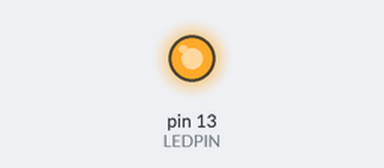
Simulated run of this sketch. Board: Arduino Uno, built with avr-gcc and run on an emulated ATmega328P. Parts: output pins drawn as LEDs (lit = HIGH).

Above: at 0.16 s.
At 25.2 s:
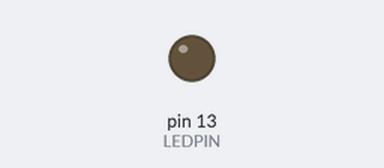
Timing chart, 0 to 40.0 s (numbered marks = the images above):
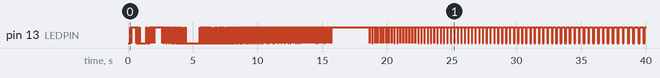

The sketch:

_1ms_ISR_plus_timerModule.ino
```cpp
// (licence header left out)
//HOW TO OPERATE
//  Make TimerClass objects for each thing that needs periodic service
//  pass the interval of the period in ticks
//  Set MAXINTERVAL to the max foreseen interval of any TimerClass
//  Set MAXTIMER to overflow number in the header.  MAXTIMER + MAXINTERVAL
//    cannot exceed variable size.

#define LEDPIN 13
#include "timerModule.h"
#include "stdint.h"

//Globals
TimerClass msTimerA( 20 );
TimerClass msTimerB( 21 );

uint16_t msTicks = 0;
uint8_t msTicksMutex = 1; //start locked out

#define MAXINTERVAL 2000

void setup()
{
  //Serial.begin(9600);
  pinMode(LEDPIN, OUTPUT);
  // initialize Timer1
  cli();          // disable global interrupts
  TCCR1A = 0;     // set entire TCCR1A register to 0
  TCCR1B = 0;     // same for TCCR1B

  // set compare match register to desired timer count:
  OCR1A = 16000;

  // turn on CTC mode:
  TCCR1B |= (1 << WGM12);

  // Set CS10 and CS12 bits for 1 prescaler:
  TCCR1B |= (1 << CS10);


  // enable timer compare interrupt:
  TIMSK1 |= (1 << OCIE1A);

  // enable global interrupts:
  sei();
}

int i = 0;
int intervalSeed = 20;
void loop()
{
  // main program

  if( msTicksMutex == 0 )  //Only touch the timers if clear to do so.
  {
    msTimerA.update(msTicks);
    msTimerB.update(msTicks);
    //Done?  Lock it back up
    msTicksMutex = 1;
  }  //The ISR should clear the mutex.


  if(msTimerA.flagStatus() == PENDING)
  {
    digitalWrite( LEDPIN, digitalRead(LEDPIN) ^ 1 );
  }
  if(msTimerB.flagStatus() == PENDING)
  {
    digitalWrite( LEDPIN, digitalRead(LEDPIN) ^ 1 );
  }
  i++;
  delay(1);
  if(i > 100)
  {
    i = 0;
    msTimerA.setInterval(intervalSeed);
    intervalSeed++;
    msTimerB.setInterval(intervalSeed);

  }

}


ISR(TIMER1_COMPA_vect)
{
  uint32_t returnVar = 0;
  if(msTicks >= ( MAXTIMER + MAXINTERVAL ))
  {
    returnVar = msTicks - MAXTIMER;

  }
  else
  {
    returnVar = msTicks + 1;
  }
  msTicks = returnVar;
  msTicksMutex = 0;  //unlock
}
```

timerModule.cpp
```cpp
// (licence header left out)
//Includes
#include "timerModule.h"

//**********************************************************************//
//  Constructor
//
TimerClass::TimerClass( int intervalVar )
{
    flag = WAITING;
    lastService = 0;
    interval = intervalVar;
}

void TimerClass::update( uint16_t msTicksInput )
{
    //Check if overflow has occurred
    if( msTicksInput < lastService )  //overflow has occurred
    {
        //Adjust as if nothing ever happened
        lastService = lastService - MAXTIMER;
    }

    //Now process knowing an overflow has been dealt with if present
    if( msTicksInput >= (lastService + interval) )
    {
        //Timer has expired
        //Save the last service time
        lastService = lastService + interval;
        //Ready the flag
        if( flag == WAITING )
        {
            flag = PENDING;

        }
        else
        {
            flag = UNSERVICED;

        }
    }

}

int TimerClass::flagStatus()
{
    int returnVar = flag;
    flag = WAITING;
    return returnVar;

}

void TimerClass::setInterval( uint16_t msLength )
{
  interval = msLength;

}
```

timerModule.h
```cpp
// (licence header left out)
#ifndef TIMERMODULE_H_INCLUDED
#define TIMERMODULE_H_INCLUDED

#include "stdint.h"

#define WAITING 0
#define PENDING 1
#define UNSERVICED 2


#define MAXTIMER 10000

//Classes
class TimerClass
{
    int flag;
    uint16_t lastService;
    int16_t interval;
public:
    TimerClass( int );
    void update( uint16_t msTicksInput );
    int flagStatus( void );
    void setInterval( uint16_t msLength );

};

#endif // FILE_H_INCLUDED
```
